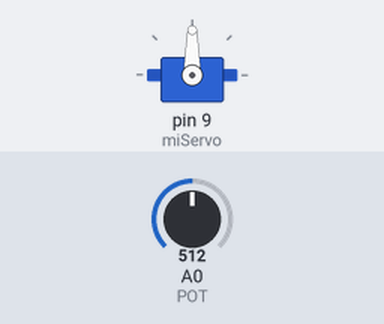
This sketch was run on a simulated Arduino Uno, built with avr-gcc and run on an emulated ATmega328P. On the bench: servo. The inputs (shaded band) are chosen by the test bench; at power-on: A0 (POT) = 512. What the sketch prints to the serial monitor is not drawn.

Above: at 1.2 s.
1.3 s: A0 (POT) set to 550
At 2.7 s:
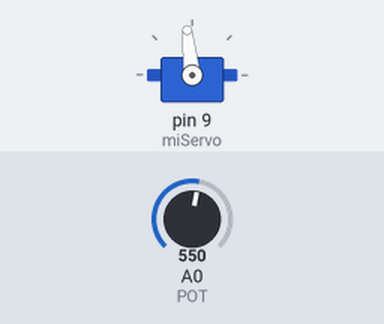
3.3 s: A0 (POT) set to 577
At 3.9 s:
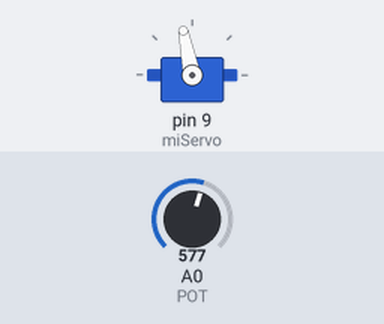
4.8 s: A0 (POT) set to 306
At 5.3 s:
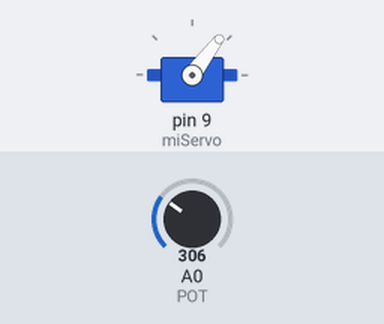
6.3 s: A0 (POT) set to 108
At 7.1 s:
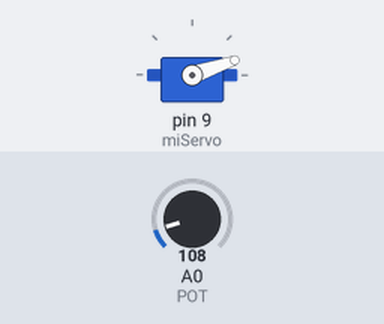
7.8 s: A0 (POT) set to 95
At 8.6 s:
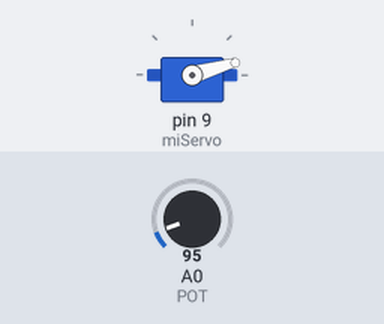
9.6 s: A0 (POT) set to 122
At 10.9 s:
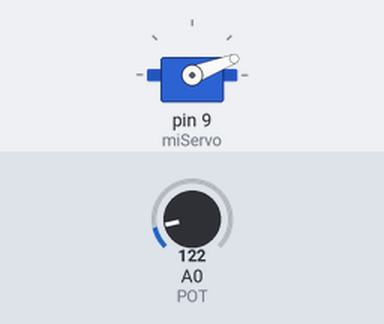
Timing chart, 0 to 12.1 s (numbered marks = the images above; inputs shaded):
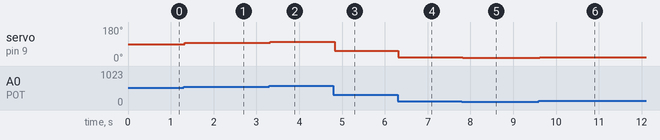

Measured:
- after the input at 1.3 s, servo on pin 9 (miServo): 90° → 96° at once
- after the input at 3.3 s, servo on pin 9 (miServo): 96° → 101° at once
- after the input at 4.8 s, servo on pin 9 (miServo): 101° → 53° at once
- after the input at 6.3 s, servo on pin 9 (miServo): 53° → 19° at once
- after the input at 7.8 s, servo on pin 9 (miServo): 19° → 16° at once
- after the input at 9.6 s, servo on pin 9 (miServo): 16° → 21° at once

The sketch:

ServoMotorDos.ino
```cpp
#include <Servo.h>
#define POT A0


Servo miServo;

int valor;
int angulo;

void setup() {
  // put your setup code here, to run once:

  miServo.attach(9);
  Serial.begin(9600);

}

void loop() {
  // put your main code here, to run repeatedly:

  valor = analogRead(POT);
  Serial.print("valor: ");
  Serial.print(valor);

  angulo = map(valor, 0, 1023, 0, 180);

  Serial.print(", angulo: ");
  Serial.print(angulo);
  miServo.write(angulo);

  delay(15);
}
```
